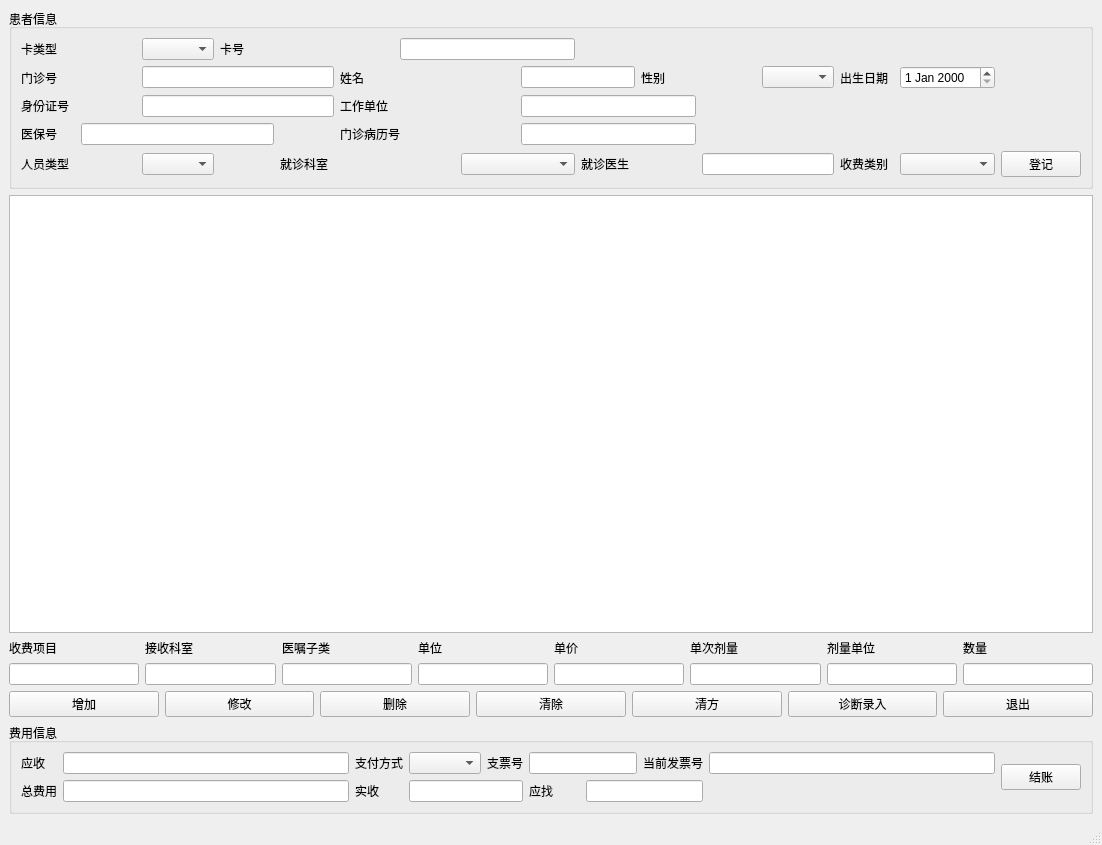
<?xml version="1.0" encoding="UTF-8"?>
<ui version="4.0">
 <class>MainWindow</class>
 <widget class="QMainWindow" name="MainWindow">
  <property name="geometry">
   <rect>
    <x>0</x>
    <y>0</y>
    <width>1102</width>
    <height>845</height>
   </rect>
  </property>
  <property name="windowTitle">
   <string>MainWindow</string>
  </property>
  <widget class="QWidget" name="centralwidget">
   <layout class="QGridLayout" name="gridLayout_3">
    <item row="0" column="0" colspan="7">
     <widget class="QGroupBox" name="groupBox">
      <property name="title">
       <string>患者信息</string>
      </property>
      <layout class="QGridLayout" name="gridLayout">
       <item row="0" column="0" colspan="2">
        <widget class="QLabel" name="labelCardType">
         <property name="text">
          <string>卡类型</string>
         </property>
        </widget>
       </item>
       <item row="0" column="2">
        <widget class="QComboBox" name="comboBoxCardType"/>
       </item>
       <item row="0" column="3" colspan="3">
        <widget class="QLabel" name="label_2">
         <property name="text">
          <string>卡号</string>
         </property>
        </widget>
       </item>
       <item row="0" column="6" colspan="3">
        <widget class="QLineEdit" name="lineEdit"/>
       </item>
       <item row="1" column="0" colspan="2">
        <widget class="QLabel" name="label_3">
         <property name="text">
          <string>门诊号</string>
         </property>
        </widget>
       </item>
       <item row="1" column="2" colspan="3">
        <widget class="QLineEdit" name="lineEdit_2"/>
       </item>
       <item row="1" column="5" colspan="2">
        <widget class="QLabel" name="label_4">
         <property name="text">
          <string>姓名</string>
         </property>
        </widget>
       </item>
       <item row="1" column="8" colspan="2">
        <widget class="QLineEdit" name="lineEdit_3"/>
       </item>
       <item row="1" column="10" colspan="2">
        <widget class="QLabel" name="labelSex">
         <property name="text">
          <string>性别</string>
         </property>
        </widget>
       </item>
       <item row="1" column="12">
        <widget class="QComboBox" name="comboBoxSex"/>
       </item>
       <item row="1" column="13">
        <widget class="QLabel" name="label_6">
         <property name="text">
          <string>出生日期</string>
         </property>
        </widget>
       </item>
       <item row="1" column="14">
        <widget class="QDateEdit" name="dateEdit"/>
       </item>
       <item row="2" column="0" colspan="2">
        <widget class="QLabel" name="label_7">
         <property name="text">
          <string>身份证号</string>
         </property>
        </widget>
       </item>
       <item row="2" column="2" colspan="3">
        <widget class="QLineEdit" name="lineEdit_4"/>
       </item>
       <item row="2" column="5" colspan="3">
        <widget class="QLabel" name="label_8">
         <property name="text">
          <string>工作单位</string>
         </property>
        </widget>
       </item>
       <item row="2" column="8" colspan="3">
        <widget class="QLineEdit" name="lineEdit_5"/>
       </item>
       <item row="3" column="0">
        <widget class="QLabel" name="label_9">
         <property name="text">
          <string>医保号</string>
         </property>
        </widget>
       </item>
       <item row="3" column="1" colspan="3">
        <widget class="QLineEdit" name="lineEdit_6"/>
       </item>
       <item row="3" column="5" colspan="2">
        <widget class="QLabel" name="label_10">
         <property name="text">
          <string>门诊病历号</string>
         </property>
        </widget>
       </item>
       <item row="3" column="8" colspan="3">
        <widget class="QLineEdit" name="lineEdit_7"/>
       </item>
       <item row="4" column="0" colspan="2">
        <widget class="QLabel" name="label_11">
         <property name="text">
          <string>人员类型</string>
         </property>
        </widget>
       </item>
       <item row="4" column="2">
        <widget class="QComboBox" name="comboBox_3"/>
       </item>
       <item row="4" column="4" colspan="2">
        <widget class="QLabel" name="label_12">
         <property name="text">
          <string>就诊科室</string>
         </property>
        </widget>
       </item>
       <item row="4" column="7" colspan="2">
        <widget class="QComboBox" name="comboBox_4"/>
       </item>
       <item row="4" column="9" colspan="2">
        <widget class="QLabel" name="label_13">
         <property name="text">
          <string>就诊医生</string>
         </property>
        </widget>
       </item>
       <item row="4" column="11" colspan="2">
        <widget class="QLineEdit" name="lineEdit_8"/>
       </item>
       <item row="4" column="13">
        <widget class="QLabel" name="label_14">
         <property name="text">
          <string>收费类别</string>
         </property>
        </widget>
       </item>
       <item row="4" column="14">
        <widget class="QComboBox" name="comboBox_5"/>
       </item>
       <item row="4" column="15">
        <widget class="QPushButton" name="pushButton">
         <property name="text">
          <string>登记</string>
         </property>
        </widget>
       </item>
      </layout>
     </widget>
    </item>
    <item row="1" column="0" colspan="7">
     <widget class="QTableView" name="tableView"/>
    </item>
    <item row="2" column="0" colspan="7">
     <layout class="QHBoxLayout" name="horizontalLayout">
      <item>
       <layout class="QVBoxLayout" name="verticalLayout">
        <item>
         <widget class="QLabel" name="label_15">
          <property name="text">
           <string>收费项目</string>
          </property>
         </widget>
        </item>
        <item>
         <widget class="QLineEdit" name="lineEdit_9"/>
        </item>
       </layout>
      </item>
      <item>
       <layout class="QVBoxLayout" name="verticalLayout_2">
        <item>
         <widget class="QLabel" name="label_16">
          <property name="text">
           <string>接收科室</string>
          </property>
         </widget>
        </item>
        <item>
         <widget class="QLineEdit" name="lineEdit_10"/>
        </item>
       </layout>
      </item>
      <item>
       <layout class="QVBoxLayout" name="verticalLayout_3">
        <item>
         <widget class="QLabel" name="label_17">
          <property name="text">
           <string>医嘱子类</string>
          </property>
         </widget>
        </item>
        <item>
         <widget class="QLineEdit" name="lineEdit_11"/>
        </item>
       </layout>
      </item>
      <item>
       <layout class="QVBoxLayout" name="verticalLayout_4">
        <item>
         <widget class="QLabel" name="label_18">
          <property name="text">
           <string>单位</string>
          </property>
         </widget>
        </item>
        <item>
         <widget class="QLineEdit" name="lineEdit_12"/>
        </item>
       </layout>
      </item>
      <item>
       <layout class="QVBoxLayout" name="verticalLayout_5">
        <item>
         <widget class="QLabel" name="label_19">
          <property name="text">
           <string>单价</string>
          </property>
         </widget>
        </item>
        <item>
         <widget class="QLineEdit" name="lineEdit_13"/>
        </item>
       </layout>
      </item>
      <item>
       <layout class="QVBoxLayout" name="verticalLayout_6">
        <item>
         <widget class="QLabel" name="label_20">
          <property name="text">
           <string>单次剂量</string>
          </property>
         </widget>
        </item>
        <item>
         <widget class="QLineEdit" name="lineEdit_14"/>
        </item>
       </layout>
      </item>
      <item>
       <layout class="QVBoxLayout" name="verticalLayout_7">
        <item>
         <widget class="QLabel" name="label_21">
          <property name="text">
           <string>剂量单位</string>
          </property>
         </widget>
        </item>
        <item>
         <widget class="QLineEdit" name="lineEdit_15"/>
        </item>
       </layout>
      </item>
      <item>
       <layout class="QVBoxLayout" name="verticalLayout_8">
        <item>
         <widget class="QLabel" name="label_22">
          <property name="text">
           <string>数量</string>
          </property>
         </widget>
        </item>
        <item>
         <widget class="QLineEdit" name="lineEdit_16"/>
        </item>
       </layout>
      </item>
     </layout>
    </item>
    <item row="3" column="0">
     <widget class="QPushButton" name="pushButton_2">
      <property name="text">
       <string>增加</string>
      </property>
     </widget>
    </item>
    <item row="3" column="1">
     <widget class="QPushButton" name="pushButton_3">
      <property name="text">
       <string>修改</string>
      </property>
     </widget>
    </item>
    <item row="3" column="2">
     <widget class="QPushButton" name="pushButton_6">
      <property name="text">
       <string>删除</string>
      </property>
     </widget>
    </item>
    <item row="3" column="3">
     <widget class="QPushButton" name="pushButton_4">
      <property name="text">
       <string>清除</string>
      </property>
     </widget>
    </item>
    <item row="3" column="4">
     <widget class="QPushButton" name="pushButton_5">
      <property name="text">
       <string>清方</string>
      </property>
     </widget>
    </item>
    <item row="3" column="5">
     <widget class="QPushButton" name="pushButton_7">
      <property name="text">
       <string>诊断录入</string>
      </property>
     </widget>
    </item>
    <item row="3" column="6">
     <widget class="QPushButton" name="pushButton_8">
      <property name="text">
       <string>退出</string>
      </property>
     </widget>
    </item>
    <item row="4" column="0" colspan="7">
     <widget class="QGroupBox" name="groupBox_2">
      <property name="title">
       <string>费用信息</string>
      </property>
      <layout class="QGridLayout" name="gridLayout_2">
       <item row="0" column="0">
        <widget class="QLabel" name="label_23">
         <property name="text">
          <string>应收</string>
         </property>
        </widget>
       </item>
       <item row="0" column="1">
        <widget class="QLineEdit" name="lineEdit_17"/>
       </item>
       <item row="0" column="2">
        <widget class="QLabel" name="label_24">
         <property name="text">
          <string>支付方式</string>
         </property>
        </widget>
       </item>
       <item row="0" column="3">
        <widget class="QComboBox" name="comboBox_6"/>
       </item>
       <item row="0" column="4">
        <widget class="QLabel" name="label_25">
         <property name="text">
          <string>支票号</string>
         </property>
        </widget>
       </item>
       <item row="0" column="5" colspan="2">
        <widget class="QLineEdit" name="lineEdit_19"/>
       </item>
       <item row="0" column="7">
        <widget class="QLabel" name="label_26">
         <property name="text">
          <string>当前发票号</string>
         </property>
        </widget>
       </item>
       <item row="0" column="8">
        <widget class="QLineEdit" name="lineEdit_20"/>
       </item>
       <item row="0" column="9" rowspan="2">
        <widget class="QPushButton" name="pushButton_9">
         <property name="text">
          <string>结账</string>
         </property>
        </widget>
       </item>
       <item row="1" column="0">
        <widget class="QLabel" name="label_27">
         <property name="text">
          <string>总费用</string>
         </property>
        </widget>
       </item>
       <item row="1" column="1">
        <widget class="QLineEdit" name="lineEdit_18"/>
       </item>
       <item row="1" column="2">
        <widget class="QLabel" name="label_28">
         <property name="text">
          <string>实收</string>
         </property>
        </widget>
       </item>
       <item row="1" column="3" colspan="2">
        <widget class="QLineEdit" name="lineEdit_21"/>
       </item>
       <item row="1" column="5">
        <widget class="QLabel" name="label_29">
         <property name="text">
          <string>应找</string>
         </property>
        </widget>
       </item>
       <item row="1" column="6" colspan="2">
        <widget class="QLineEdit" name="lineEdit_22"/>
       </item>
      </layout>
     </widget>
    </item>
   </layout>
  </widget>
  <widget class="QMenuBar" name="menubar">
   <property name="geometry">
    <rect>
     <x>0</x>
     <y>0</y>
     <width>1102</width>
     <height>23</height>
    </rect>
   </property>
  </widget>
  <widget class="QStatusBar" name="statusbar"/>
 </widget>
 <resources/>
 <connections/>
</ui>
